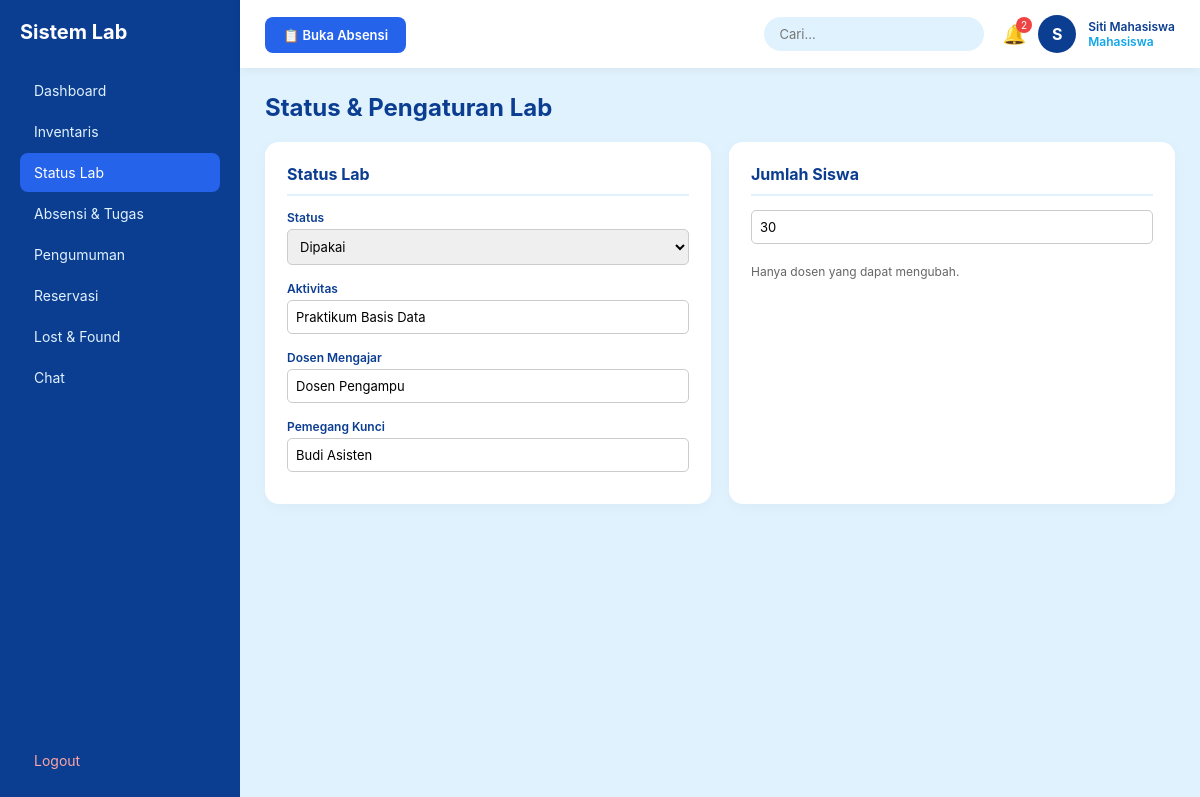
The page /?url=lab (signed in) on the database its author committed.
### tables this page shows
CREATE TABLE status_lab (id INTEGER PRIMARY KEY, is_occupied INTEGER DEFAULT 0, aktivitas TEXT, dosen_mengajar TEXT, pemegang_kunci TEXT);

CREATE TABLE lab_settings (id INTEGER PRIMARY KEY, jumlah_siswa INTEGER DEFAULT 30);

### config/helpers.php (called while the page is built, shortened)
<?php
function view($n, $d = []) { extract($d); require BASE_PATH . '/app/views/' . $n . '.php'; }
function is_role(...$r) { return in_array($_SESSION['role'] ?? '', $r); }

### app/controllers/LabController.php (called while the page is built, shortened)
<?php
class LabController {
    public function index() {
        $db = DB::connect(); $role = $_SESSION['role'];
        $status = $db->query("SELECT * FROM status_lab WHERE id=1")->fetch();
        $settings = $db->query("SELECT * FROM lab_settings WHERE id=1")->fetch();
        view('lab/index', compact('status','settings'));
    }
}

### app/views/lab/index.php (the view, shortened to what this page needs)
<h2>Status & Pengaturan Lab</h2>
<div class="grid-3">
<div class="card">
<h3>Status Lab</h3>
<form method="POST">
<label>Status</label>
<select name="is_occupied" style="width:100%;padding:8px;margin-bottom:10px;border:1px solid #ccc;border-radius:5px;">
<option value="1" <?= $status['is_occupied']?'selected':'' ?>>Dipakai</option>
</select>
<label>Aktivitas</label>
<input name="aktivitas" value="<?= htmlspecialchars($status['aktivitas']) ?>" style="width:100%;padding:8px;margin-bottom:10px;border:1px solid #ccc;border-radius:5px;" <?= !is_role('asisten','dosen')?'readonly':'' ?>>
<label>Dosen Mengajar</label>
<input name="dosen_mengajar" value="<?= htmlspecialchars($status['dosen_mengajar']) ?>" style="width:100%;padding:8px;margin-bottom:10px;border:1px solid #ccc;border-radius:5px;" <?= !is_role('asisten','dosen')?'readonly':'' ?>>
<label>Pemegang Kunci</label>
<input name="pemegang_kunci" value="<?= htmlspecialchars($status['pemegang_kunci']) ?>" style="width:100%;padding:8px;margin-bottom:10px;border:1px solid #ccc;border-radius:5px;" <?= !is_role('asisten','dosen')?'readonly':'' ?>>
</form>
</div>
<div class="card">
<h3>Jumlah Siswa</h3>
<form method="POST">
<input type="number" name="jumlah_siswa" value="<?= $settings['jumlah_siswa'] ?>" min="1" style="width:100%;padding:8px;margin-bottom:10px;border:1px solid #ccc;border-radius:5px;" <?= !is_role('dosen')?'readonly':'' ?>>
</form>
<p style="font-size:12px;color:#666;margin-top:10px;">Hanya dosen yang dapat mengubah.</p>
</div></div>

### public/css/style.css (style rules this page uses)
:root { --primary:#0B3D91;--secondary:#2563EB;--tertiary:#0EA5E9;--light:#E0F2FE;--dark:#0F172A;--white:#FFF }
* { box-sizing:border-box;margin:0;padding:0;font-family:'Inter',system-ui,sans-serif }
body { display:flex;background:var(--light);color:var(--dark);height:100vh;overflow:hidden }
h2 { color:var(--primary);margin-bottom:20px;font-size:24px }
h3 { color:var(--primary);margin-bottom:14px;font-size:16px;border-bottom:2px solid var(--light);padding-bottom:10px }
.grid-3 { display:grid;grid-template-columns:repeat(auto-fit,minmax(280px,1fr));gap:18px }
.card { background:#fff;padding:22px;border-radius:14px;box-shadow:0 4px 15px rgba(0,0,0,0.03) }
label { font-size:12px;font-weight:600;color:var(--primary);display:block;margin-bottom:4px;margin-top:6px }
input,select,textarea { font-family:inherit;font-size:13px }

### rows shown on the page
status_lab: is_occupied "Dipakai", aktivitas "Praktikum Basis Data", dosen_mengajar "Dosen Pengampu", pemegang_kunci "Budi Asisten"
lab_settings: jumlah_siswa "30"

### other values the page prints
$l "Dashboard"
$l "Inventaris"
$l "Status Lab"
$l "Absensi & Tugas"
$l "Pengumuman"
$l "Reservasi"
$l "Lost & Found"
$l "Chat"
$unread "2"
substr($_SESSION['nama']??'?',0,1) "S"
$_SESSION['nama'] "Siti Mahasiswa"
$_SESSION['role'] "Mahasiswa"
